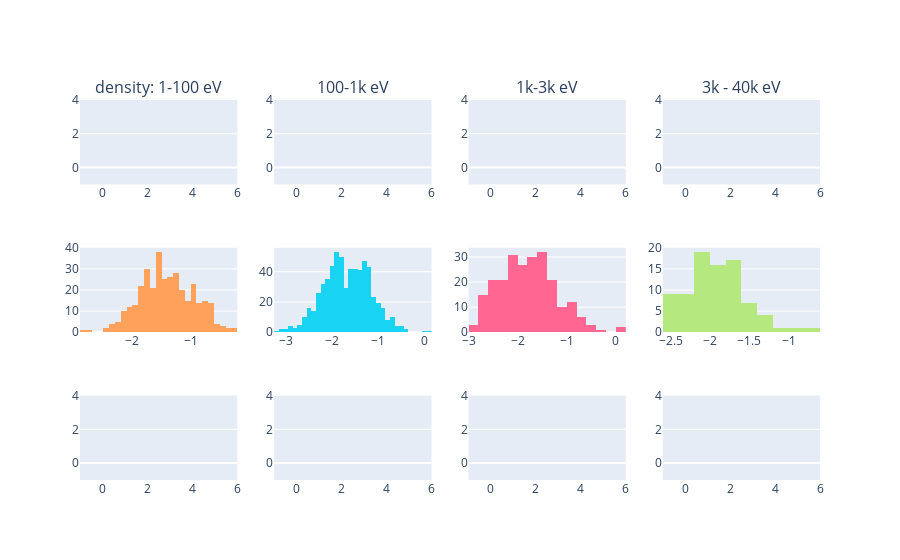

The notebook cell saved with this chart:
### Code cell
index11 = index & (agg_df['region'] == 'Lobe') & (agg_df['energy'] < 100)
index12 = index & (agg_df['region'] == 'Lobe') & (agg_df['energy'] > 100)& (agg_df['energy'] < 1000)
index13 = index & (agg_df['region'] == 'Lobe') & (agg_df['energy'] > 1000)& (agg_df['energy'] < 3000)
index14 = index & (agg_df['region'] == 'Lobe') & (agg_df['energy'] > 3000)

index21 = index & (agg_df['region'] == 'BL') & (agg_df['energy'] < 100)
index22 = index & (agg_df['region'] == 'BL') & (agg_df['energy'] > 100)& (agg_df['energy'] < 1000)
index23 = index & (agg_df['region'] == 'BL') & (agg_df['energy'] > 1000)& (agg_df['energy'] < 3000)
index24 = index & (agg_df['region'] == 'BL') & (agg_df['energy'] > 3000)

index31 = index & (agg_df['region'] == 'PS') & (agg_df['energy'] < 100)
index32 = index & (agg_df['region'] == 'PS') & (agg_df['energy'] > 100)& (agg_df['energy'] < 1000)
index33 = index & (agg_df['region'] == 'PS') & (agg_df['energy'] > 1000)& (agg_df['energy'] < 3000)
index34 = index & (agg_df['region'] == 'PS') & (agg_df['energy'] > 3000)

fig = make_subplots(rows=3, cols=4, subplot_titles=("density: 1-100 eV", "100-1k eV", "1k-3k eV", "3k - 40k eV"))

fig.add_trace(go.Histogram(x= np.log10(agg_df.loc[index11,'n'])) ,row=1, col=1)# 


fig.add_trace(go.Histogram(x= np.log10(agg_df.loc[index12,'n'])) ,row=1, col=2)
fig.add_trace(go.Histogram(x= np.log10(agg_df.loc[index13,'n'])) ,row=1, col=3)
fig.add_trace(go.Histogram(x= np.log10(agg_df.loc[index14,'n'])) ,row=1, col=4)

fig.add_trace(go.Histogram(x= np.log10(agg_df.loc[index21,'n'])) ,row=2, col=1)
fig.add_trace(go.Histogram(x= np.log10(agg_df.loc[index22,'n'])) ,row=2, col=2)
fig.add_trace(go.Histogram(x= np.log10(agg_df.loc[index23,'n'])) ,row=2, col=3)
fig.add_trace(go.Histogram(x= np.log10(agg_df.loc[index24,'n'])) ,row=2, col=4)

fig.add_trace(go.Histogram(x= np.log10(agg_df.loc[index31,'n'])) ,row=3, col=1)
fig.add_trace(go.Histogram(x= np.log10(agg_df.loc[index32,'n'])) ,row=3, col=2)
fig.add_trace(go.Histogram(x= np.log10(agg_df.loc[index33,'n'])) ,row=3, col=3)
fig.add_trace(go.Histogram(x= np.log10(agg_df.loc[index34,'n'])) ,row=3, col=4)


# #fig.add_trace(go.Histogram(x=agg_df.loc[index12,'v'], xbins=dict(start=0,end=400, size=10)), row=1, col=1)
# fig.add_trace(go.Histogram(x= np.log10(agg_df.loc[index1,'n'])) ,row=1, col=2)

# fig.add_trace(go.Histogram(x=agg_df.loc[index2,'v']), row=2, col=1)
# fig.add_trace(go.Histogram(x= np.log10(agg_df.loc[index2,'n'])) ,row=2, col=2)

# fig.add_trace(go.Histogram(x=agg_df.loc[index3,'v']), row=3, col=1)
# fig.add_trace(go.Histogram(x= np.log10(agg_df.loc[index3,'n'])) ,row=3, col=2)


fig.update_layout(showlegend=False)

### Figure 1 — Plotly figure (JSON) as saved in the notebook; plotly's stock layout.template omitted (floating-point values rounded to 4 significant figures; data arrays with more than 128 entries replaced by an {"elided": "..."} marker saying what was removed)
{"data": [{"type": "histogram", "x": [], "xaxis": "x", "yaxis": "y"}, {"type": "histogram", "x": [], "xaxis": "x2", "yaxis": "y2"}, {"type": "histogram", "x": [], "xaxis": "x3", "yaxis": "y3"}, {"type": "histogram", "x": [], "xaxis": "x4", "yaxis": "y4"}, {"type": "histogram", "x": {"elided": "350 float values"}, "xaxis": "x5", "yaxis": "y5"}, {"type": "histogram", "x": {"elided": "629 float values"}, "xaxis": "x6", "yaxis": "y6"}, {"type": "histogram", "x": {"elided": "235 float values"}, "xaxis": "x7", "yaxis": "y7"}, {"type": "histogram", "x": [-1.005, -1.675, -0.6494, -1.677, -1.764, -1.618, -2.422, -1.292, -1.482, -1.536, -1.773, -1.39, -1.705, -2.536, -1.461, -1.746, -1.678, -2.056, -2.031, -0.981, -1.307, -1.451, -2.001, -2.012, -1.907, -2.288, -1.758, -1.803, -2.254, -1.905, -1.602, -1.725, -2.022, -1.972, -2.065, -2.155, -2.083, -2.06, -2.116, -1.658, -2.532, -2.295, -1.953, -1.9, -2.001, -2.08, -2.252, -2.126, -2.153, -2.53, -1.462, -1.816, -2.453, -2.003, -2.289, -2.429, -2.487, -1.881, -2.439, -2.51, -1.815, -1.909, -2.106, -2.061, -1.854, -1.803, -1.798, -1.386, -1.919, -1.58, -1.971, -1.558, -1.755, -1.615, -1.729, -1.738, -1.863, -1.961, -2.042, -2.017, -2.211, -2.318, -2.31, -2.363], "xaxis": "x8", "yaxis": "y8"}, {"type": "histogram", "x": [], "xaxis": "x9", "yaxis": "y9"}, {"type": "histogram", "x": [], "xaxis": "x10", "yaxis": "y10"}, {"type": "histogram", "x": [], "xaxis": "x11", "yaxis": "y11"}, {"type": "histogram", "x": [], "xaxis": "x12", "yaxis": "y12"}], "layout": {"annotations": [{"font": {"size": 16}, "showarrow": false, "text": "density: 1-100 eV", "x": 0.1062, "xanchor": "center", "xref": "paper", "y": 1, "yanchor": "bottom", "yref": "paper"}, {"font": {"size": 16}, "showarrow": false, "text": "100-1k eV", "x": 0.3688, "xanchor": "center", "xref": "paper", "y": 1, "yanchor": "bottom", "yref": "paper"}, {"font": {"size": 16}, "showarrow": false, "text": "1k-3k eV", "x": 0.6313, "xanchor": "center", "xref": "paper", "y": 1, "yanchor": "bottom", "yref": "paper"}, {"font": {"size": 16}, "showarrow": false, "text": "3k - 40k eV", "x": 0.8938, "xanchor": "center", "xref": "paper", "y": 1, "yanchor": "bottom", "yref": "paper"}], "showlegend": false, "xaxis": {"anchor": "y", "domain": [0, 0.2125]}, "xaxis10": {"anchor": "y10", "domain": [0.2625, 0.475]}, "xaxis11": {"anchor": "y11", "domain": [0.525, 0.7375]}, "xaxis12": {"anchor": "y12", "domain": [0.7875, 1]}, "xaxis2": {"anchor": "y2", "domain": [0.2625, 0.475]}, "xaxis3": {"anchor": "y3", "domain": [0.525, 0.7375]}, "xaxis4": {"anchor": "y4", "domain": [0.7875, 1]}, "xaxis5": {"anchor": "y5", "domain": [0, 0.2125]}, "xaxis6": {"anchor": "y6", "domain": [0.2625, 0.475]}, "xaxis7": {"anchor": "y7", "domain": [0.525, 0.7375]}, "xaxis8": {"anchor": "y8", "domain": [0.7875, 1]}, "xaxis9": {"anchor": "y9", "domain": [0, 0.2125]}, "yaxis": {"anchor": "x", "domain": [0.7778, 1]}, "yaxis10": {"anchor": "x10", "domain": [0, 0.2222]}, "yaxis11": {"anchor": "x11", "domain": [0, 0.2222]}, "yaxis12": {"anchor": "x12", "domain": [0, 0.2222]}, "yaxis2": {"anchor": "x2", "domain": [0.7778, 1]}, "yaxis3": {"anchor": "x3", "domain": [0.7778, 1]}, "yaxis4": {"anchor": "x4", "domain": [0.7778, 1]}, "yaxis5": {"anchor": "x5", "domain": [0.3889, 0.6111]}, "yaxis6": {"anchor": "x6", "domain": [0.3889, 0.6111]}, "yaxis7": {"anchor": "x7", "domain": [0.3889, 0.6111]}, "yaxis8": {"anchor": "x8", "domain": [0.3889, 0.6111]}, "yaxis9": {"anchor": "x9", "domain": [0, 0.2222]}}}
